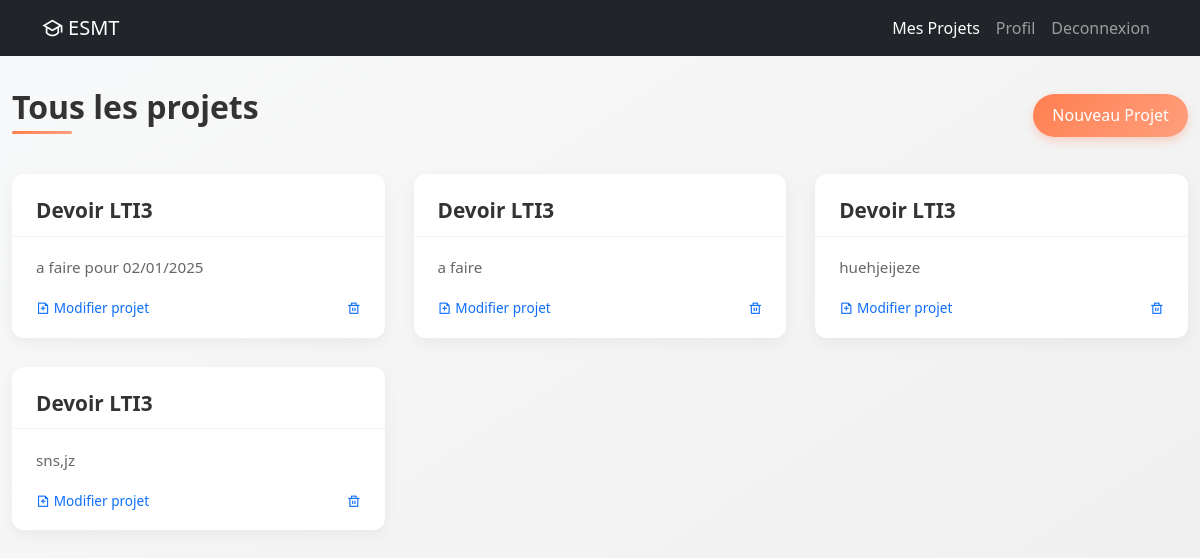
Screenshot of /mesprojets/ (signed in) with the database file from the repository.
### project/models.py (models this page shows, shortened)
class Projet(models.Model):
    titre = models.CharField(max_length=50)
    description = models.CharField(max_length=100)
    user = models.ForeignKey(CustomUser, on_delete=models.CASCADE)

### project/views.py (the view)
# urls.py: path('mesprojets/', mesprojets, name='mesprojets'),
def mesprojets(request):
    projets = Projet.objects.filter(user=request.user)
    return render(request, 'mesprojets.html', {'project': projets})

### project/templates/mesprojets.html (shortened to what this page needs)
{% extends "index.html" %}
{% block content %}
<div class="page-content">
    <div class="container-fluid">
        <div class="projects-header">
            <h1 class="main-title">Tous les projets</h1>
            <div class="header-actions">
                <a href="{% url 'add_projet' %}" class="btn btn-create-project">
                     Nouveau Projet
                </a>
            </div>
        </div>
        <div class="projects-grid" id="projectsContainer">
            {% for projet in project %}
                <div class="project-card" >
                    <div class="project-header">
                        <h3 class="project-title">{{projet.titre}}</h3>
                    </div>
                    <div class="project-body">
                        <p class="project-description">{{projet.description}}</p>
                        <div class="project-meta">
                            <div class="meta-item">
                                <a href="{% url 'mestache' %}"><i class="ri-file-add-line"></i>
                                    <span>Modifier projet</span></a>
                            </div>
                            <div class="meta-item">
                                <a href="{% url 'delete_projet' idP=projet.id %}"  class="task-action-btn delete-btn">
                                    <i class="ri-delete-bin-line"></i>
                                </a>
                            </div>
                        </div>
                    </div>
                </div>
            {% endfor %}
        </div>
{% endblock %}

### project/templates/mesprojets.html (style rules this page uses)
.page-content { min-height: 100vh; background: linear-gradient(to bottom right, #f8f9fa, #eeeeee); padding: 2rem 0; }
.container-fluid { max-width: 1400px; margin: 0 auto; }
.projects-header { display: flex; justify-content: space-between; align-items: center; margin-bottom: 2rem; flex-wrap: wrap; gap: 1rem; }
.main-title { color: #333; font-weight: 600; font-size: 2rem; position: relative; padding-bottom: 0.5rem; }
.main-title:after { content: ''; position: absolute; bottom: 0; left: 0; width: 60px; height: 3px; background: linear-gradient(to right, #ff7f50, #ff9f7d); border-radius: 3px; }
.header-actions { display: flex; gap: 1rem; align-items: center; flex-wrap: wrap; }
.btn-create-project { background: linear-gradient(135deg, #ff7f50, #ff9f7d); color: white; border: none; padding: 0.6rem 1.2rem; border-radius: 30px; transition: all 0.3s; font-weight: 500; box-shadow: 0 4px 10px rgba(255, 127, 80, 0.3); white-space: nowrap; }
.projects-grid { display: grid; grid-template-columns: repeat(auto-fill, minmax(320px, 1fr)); gap: 1.8rem; margin-bottom: 2.5rem; }
.project-card { background: white; border-radius: 12px; overflow: hidden; transition: all 0.3s; box-shadow: 0 5px 15px rgba(0,0,0,0.05); position: relative; display: flex; flex-direction: column; height: 100%; }
.project-header { padding: 1.5rem 1.5rem 0.8rem; display: flex; justify-content: space-between; align-items: flex-start; border-bottom: 1px solid rgba(0,0,0,0.05); }
.project-title { color: #333; font-size: 1.3rem; font-weight: 600; margin: 0; }
.project-body { padding: 1.2rem 1.5rem; flex-grow: 1; display: flex; flex-direction: column; }
.project-description { color: #666; font-size: 0.95rem; margin-bottom: 1.2rem; flex-grow: 1; }
.project-meta { display: flex; justify-content: space-between; font-size: 0.85rem; color: #888; }
.meta-item { display: flex; align-items: center; gap: 0.5rem; }
a { text-decoration: none; }

### rows the page displays
Projet: titre "Devoir LTI3", description "a faire pour 02/01/2025"
Projet: titre "Devoir LTI3", description "a faire"
Projet: titre "Devoir LTI3", description "huehjeijeze"
Projet: titre "Devoir LTI3", description "sns,jz"
